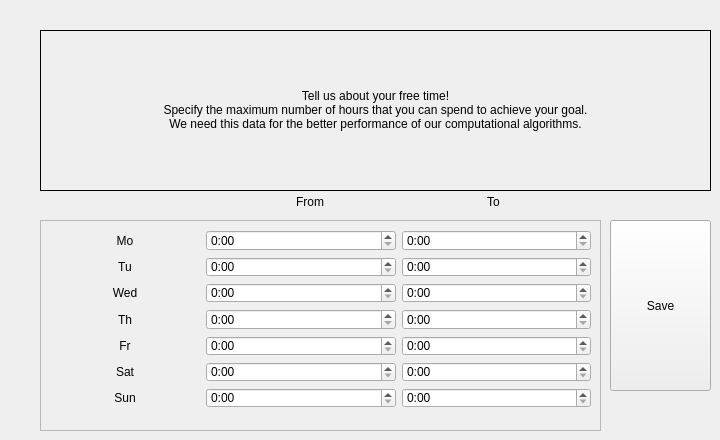
    <widget class="QWidget" name="tab_6">
     <attribute name="title">
      <string>Time management</string>
     </attribute>
     <widget class="QLabel" name="timemanagementDescription_label">
      <property name="geometry">
       <rect>
        <x>40</x>
        <y>30</y>
        <width>671</width>
        <height>161</height>
       </rect>
      </property>
      <property name="frameShape">
       <enum>QFrame::Panel</enum>
      </property>
      <property name="text">
       <string>Tell us about your free time!&lt;br /&gt;Specify the maximum number of hours that you can spend to achieve your goal.&lt;br /&gt;We need this data for the better performance of our computational algorithms.</string>
      </property>
      <property name="alignment">
       <set>Qt::AlignCenter</set>
      </property>
     </widget>
     <widget class="QPushButton" name="timeManagSave_button">
      <property name="geometry">
       <rect>
        <x>610</x>
        <y>220</y>
        <width>101</width>
        <height>171</height>
       </rect>
      </property>
      <property name="minimumSize">
       <size>
        <width>0</width>
        <height>40</height>
       </size>
      </property>
      <property name="text">
       <string>Save</string>
      </property>
     </widget>
     <widget class="QFrame" name="frameTM">
      <property name="geometry">
       <rect>
        <x>40</x>
        <y>220</y>
        <width>561</width>
        <height>211</height>
       </rect>
      </property>
      <property name="frameShape">
       <enum>QFrame::StyledPanel</enum>
      </property>
      <property name="frameShadow">
       <enum>QFrame::Raised</enum>
      </property>
      <widget class="QWidget" name="layoutWidget">
       <property name="geometry">
        <rect>
         <x>10</x>
         <y>10</y>
         <width>541</width>
         <height>178</height>
        </rect>
       </property>
       <layout class="QVBoxLayout" name="verticalLayout_7">
        <item>
         <layout class="QHBoxLayout" name="horizontalLayout_48">
          <item>
           <widget class="QLabel" name="label_2">
            <property name="maximumSize">
             <size>
              <width>150</width>
              <height>16777215</height>
             </size>
            </property>
            <property name="text">
             <string>Mo</string>
            </property>
            <property name="alignment">
             <set>Qt::AlignCenter</set>
            </property>
           </widget>
          </item>
          <item>
           <widget class="QTimeEdit" name="timeFrom_1">
            <property name="frame">
             <bool>true</bool>
            </property>
            <property name="displayFormat">
             <string>h:mm</string>
            </property>
           </widget>
          </item>
          <item>
           <widget class="QTimeEdit" name="timeTo_1">
            <property name="frame">
             <bool>true</bool>
            </property>
            <property name="displayFormat">
             <string>h:mm</string>
            </property>
           </widget>
          </item>
         </layout>
        </item>
        <item>
         <layout class="QHBoxLayout" name="horizontalLayout_49">
          <item>
           <widget class="QLabel" name="label_3">
            <property name="maximumSize">
             <size>
              <width>150</width>
              <height>16777215</height>
             </size>
            </property>
            <property name="text">
             <string>Tu</string>
            </property>
            <property name="alignment">
             <set>Qt::AlignCenter</set>
            </property>
           </widget>
          </item>
          <item>
           <widget class="QTimeEdit" name="timeFrom_2">
            <property name="frame">
             <bool>true</bool>
            </property>
            <property name="displayFormat">
             <string>h:mm</string>
            </property>
           </widget>
          </item>
          <item>
           <widget class="QTimeEdit" name="timeTo_2">
            <property name="frame">
             <bool>true</bool>
            </property>
            <property name="displayFormat">
             <string>h:mm</string>
            </property>
           </widget>
          </item>
         </layout>
        </item>
        <item>
         <layout class="QHBoxLayout" name="horizontalLayout_50">
          <item>
           <widget class="QLabel" name="label_4">
            <property name="maximumSize">
             <size>
              <width>150</width>
              <height>16777215</height>
             </size>
            </property>
            <property name="text">
             <string>Wed</string>
            </property>
            <property name="alignment">
             <set>Qt::AlignCenter</set>
            </property>
           </widget>
          </item>
          <item>
           <widget class="QTimeEdit" name="timeFrom_3">
            <property name="frame">
             <bool>true</bool>
            </property>
            <property name="displayFormat">
             <string>h:mm</string>
            </property>
           </widget>
          </item>
          <item>
           <widget class="QTimeEdit" name="timeTo_3">
            <property name="frame">
             <bool>true</bool>
            </property>
            <property name="displayFormat">
             <string>h:mm</string>
            </property>
           </widget>
          </item>
         </layout>
        </item>
        <item>
         <layout class="QHBoxLayout" name="horizontalLayout_51">
          <item>
           <widget class="QLabel" name="label_9">
            <property name="maximumSize">
             <size>
              <width>150</width>
              <height>16777215</height>
             </size>
            </property>
            <property name="text">
             <string>Th</string>
            </property>
            <property name="alignment">
             <set>Qt::AlignCenter</set>
            </property>
           </widget>
          </item>
          <item>
           <widget class="QTimeEdit" name="timeFrom_4">
            <property name="frame">
             <bool>true</bool>
            </property>
            <property name="displayFormat">
             <string>h:mm</string>
            </property>
           </widget>
          </item>
          <item>
           <widget class="QTimeEdit" name="timeTo_4">
            <property name="frame">
             <bool>true</bool>
            </property>
            <property name="displayFormat">
             <string>h:mm</string>
            </property>
           </widget>
          </item>
         </layout>
        </item>
        <item>
         <layout class="QHBoxLayout" name="horizontalLayout_52">
          <item>
           <widget class="QLabel" name="label_11">
            <property name="maximumSize">
             <size>
              <width>150</width>
              <height>16777215</height>
             </size>
            </property>
            <property name="text">
             <string>Fr</string>
            </property>
            <property name="alignment">
             <set>Qt::AlignCenter</set>
            </property>
           </widget>
          </item>
          <item>
           <widget class="QTimeEdit" name="timeFrom_5">
            <property name="frame">
             <bool>true</bool>
            </property>
            <property name="displayFormat">
             <string>h:mm</string>
            </property>
           </widget>
          </item>
          <item>
           <widget class="QTimeEdit" name="timeTo_5">
            <property name="frame">
             <bool>true</bool>
            </property>
            <property name="displayFormat">
             <string>h:mm</string>
            </property>
           </widget>
          </item>
         </layout>
        </item>
        <item>
         <layout class="QHBoxLayout" name="horizontalLayout_53">
          <item>
           <widget class="QLabel" name="label_12">
            <property name="maximumSize">
             <size>
              <width>150</width>
              <height>16777215</height>
             </size>
            </property>
            <property name="text">
             <string>Sat</string>
            </property>
            <property name="alignment">
             <set>Qt::AlignCenter</set>
            </property>
           </widget>
          </item>
          <item>
           <widget class="QTimeEdit" name="timeFrom_6">
            <property name="frame">
             <bool>true</bool>
            </property>
            <property name="displayFormat">
             <string>h:mm</string>
            </property>
           </widget>
          </item>
          <item>
           <widget class="QTimeEdit" name="timeTo_6">
            <property name="frame">
             <bool>true</bool>
            </property>
            <property name="displayFormat">
             <string>h:mm</string>
            </property>
           </widget>
          </item>
         </layout>
        </item>
        <item>
         <layout class="QHBoxLayout" name="horizontalLayout_54">
          <item>
           <widget class="QLabel" name="label_10">
            <property name="maximumSize">
             <size>
              <width>150</width>
              <height>16777215</height>
             </size>
            </property>
            <property name="text">
             <string>Sun</string>
            </property>
            <property name="alignment">
             <set>Qt::AlignCenter</set>
            </property>
           </widget>
          </item>
          <item>
           <widget class="QTimeEdit" name="timeFrom_7">
            <property name="frame">
             <bool>true</bool>
            </property>
            <property name="displayFormat">
             <string>h:mm</string>
            </property>
           </widget>
          </item>
          <item>
           <widget class="QTimeEdit" name="timeTo_7">
            <property name="frame">
             <bool>true</bool>
            </property>
            <property name="displayFormat">
             <string>h:mm</string>
            </property>
           </widget>
          </item>
         </layout>
        </item>
       </layout>
      </widget>
     </widget>
     <widget class="QWidget" name="layoutWidget">
      <property name="geometry">
       <rect>
        <x>41</x>
        <y>191</y>
        <width>541</width>
        <height>22</height>
       </rect>
      </property>
      <layout class="QHBoxLayout" name="horizontalLayout_55">
       <item>
        <spacer name="horizontalSpacer_100">
         <property name="orientation">
          <enum>Qt::Horizontal</enum>
         </property>
         <property name="sizeType">
          <enum>QSizePolicy::Fixed</enum>
         </property>
         <property name="sizeHint" stdset="0">
          <size>
           <width>180</width>
           <height>20</height>
          </size>
         </property>
        </spacer>
       </item>
       <item>
        <widget class="QLabel" name="from_label">
         <property name="text">
          <string>From</string>
         </property>
         <property name="alignment">
          <set>Qt::AlignCenter</set>
         </property>
        </widget>
       </item>
       <item>
        <widget class="QLabel" name="to_label">
         <property name="text">
          <string>To</string>
         </property>
         <property name="alignment">
          <set>Qt::AlignCenter</set>
         </property>
        </widget>
       </item>
      </layout>
     </widget>
    </widget>
